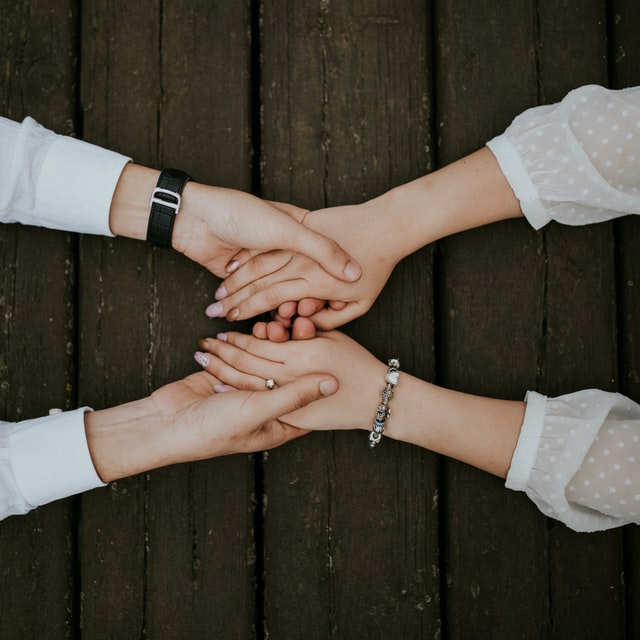
#> input picture imagetr.jpg, 640 x 640 px
$ python incContrastUsingContrastStretching.py
#> lines starting #> are read from the running program, lines starting #| are printed output that depends on the picture
from PIL import Image
# PIL library is imported to do imgOrignal manipulations

def normalizeRedChanel(intensity):
    iI = intensity
    # Here this iI holds the value of input pixel of imgOrignal.

    minI = 75
    # Here this minI hold the minimum pixel value of red channel of input imgOrignal.

    maxI = 230
    # Here this maxI hold the maximum pixel value of red channel of input imgOrignal.

    minO = 0
    # Here this minO hold the minimum pixel value of red channel that we want
    # to get in our output imgOrignal.

    maxO = 255
    # Here this maxO hold the maximum pixel value of red channel that we want
    # to get in our output imgOrignal.

    iO = (iI - minI) * (((maxO - minO) / (maxI - minI)) + minO)
    # This above if the formula for doing contrast transformation imgOrignal

    return iO

def normalizeGreenchannel(intensity):
    iI = intensity
    # Here this iI holds the value of input pixel of imgOrignal.

    minI = 90
    # Here this minI hold the minimum pixel value of green channel of input imgOrignal.

    maxI = 225
    # Here this maxI hold the maximum pixel value of green channel of input imgOrignal.

    minO = 0
    # Here this minO hold the minimum pixel value of green channel that we want
    # to get in our output imgOrignal.

    maxO = 255
    # Here this maxO hold the maximum pixel value of green channel that we want
    # to get in our output imgOrignal.

    iO = (iI - minI) * (((maxO - minO) / (maxI - minI)) + minO)

    return iO

def normalizeBluechannel(intensity):
    iI = intensity
    # Here this iI holds the value of input pixel of imgOrignal.

    minI = 100
    # Here this minI hold the minimum pixel value of blue channel of input imgOrignal.

    maxI = 210
    # Here this maxI hold the maximum pixel value of blue channel of input imgOrignal.

    minO = 0
    # Here this minO hold the minimum pixel value of blue channel that we want
    # to get in our output imgOrignal.

    maxO = 255
    # Here this maxO hold the maximum pixel value of blue channel that we want
    # to get in our output imgOrignal.

    iO = (iI - minI) * (((maxO - minO) / (maxI - minI)) + minO)

    return iO


img = Image.open("imagetr.jpg")
#> img is the input picture: PIL image 640x640 RGB; mean R, G, B 77.2, 70.6, 59.7
# This Image.open() function is used in PIL library for loading of
# specified imgOrignal from the filesystem.

multiBands = img.split()
# This above .split() method of PIL is used to split imgOrignal into
# its different channels.
# Here as our input imgOrignal is an RGB imgOrignal so, this .split() function
# splits our imgOrignal into three different images each containing a
# copy of one of the original channels (red, green,and blue).

normalizedRedChannel = multiBands[0].point(normalizeRedChanel)
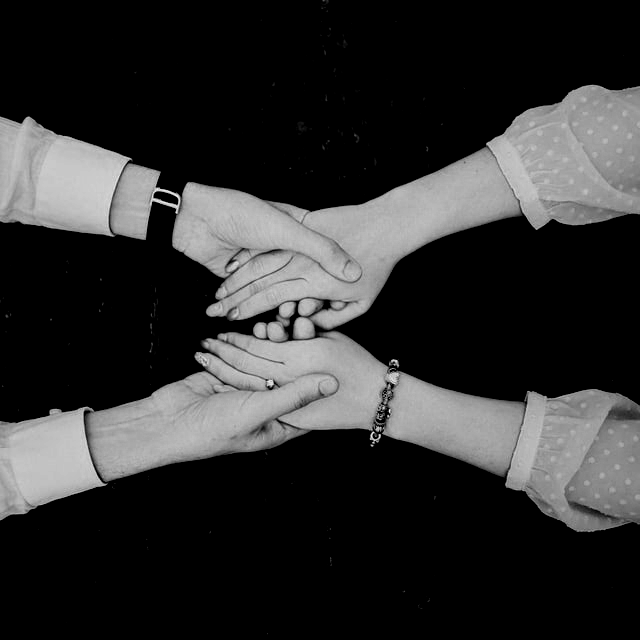
#> normalizedRedChannel: PIL image 640x640 L; min 0, max 248, mean 48.2
normalizedGreenChannel = multiBands[1].point(normalizeGreenchannel)
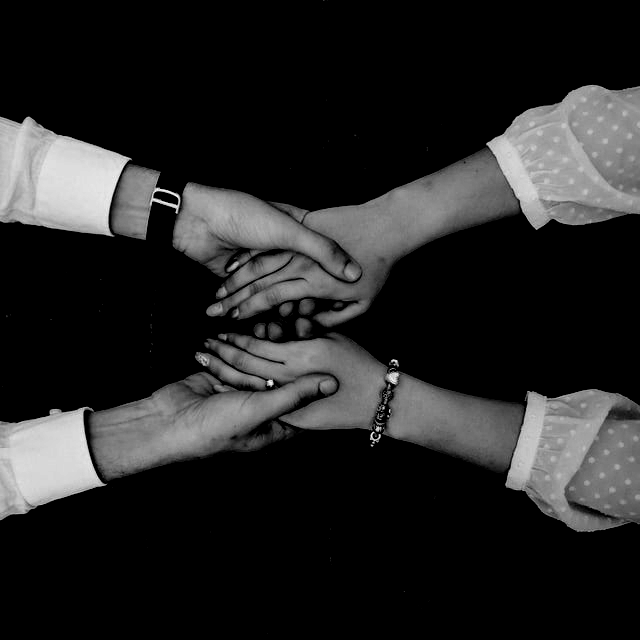
#> normalizedGreenChannel: PIL image 640x640 L; min 0, max 253, mean 37.8
normalizedBlueChannel = multiBands[2].point(normalizeBluechannel)
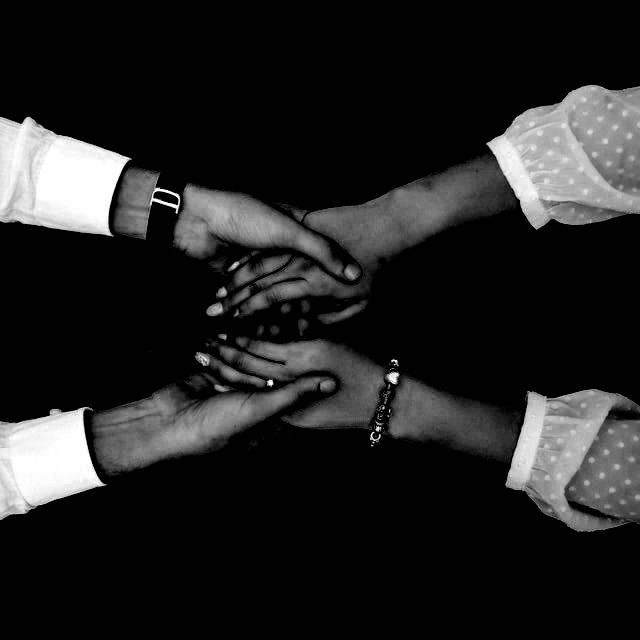
#> normalizedBlueChannel: PIL image 640x640 L; min 0, max 255, mean 34.1
# Here .point() function is used to do point operation on the
# individual pixel of each color channels of the imgOrignal.
# These point operations does the contrast Stretching of
# the each color channels of the imgOrignal.

imageWithIncreasedContrast = Image.merge("RGB", (normalizedRedChannel, normalizedGreenChannel, normalizedBlueChannel))
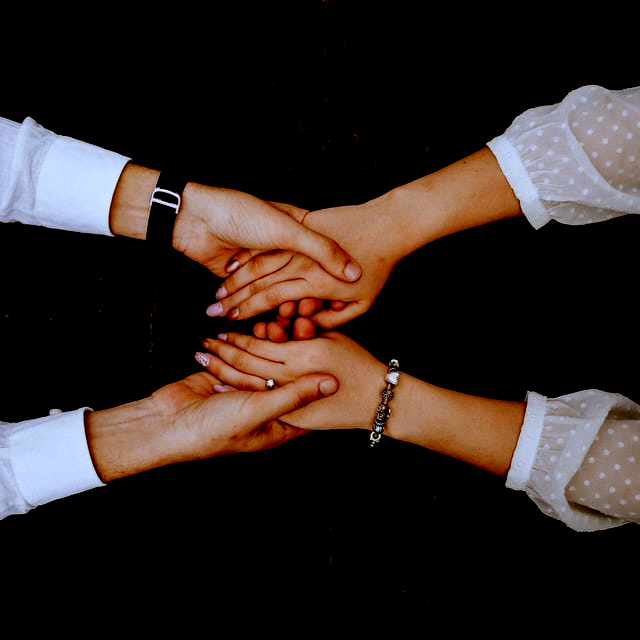
#> imageWithIncreasedContrast: PIL image 640x640 RGB; mean R, G, B 48.2, 37.8, 34.1
# This  Image.merge() fuction merges the seperated color channels back together.

img.show("Orignal Image")
# The above statement is used to display the imgOrignal before imgOrignal processing

imageWithIncreasedContrast.show("Contrast Inc Image")
# This above statement is used to show imgOrignal having its
# contrast stretched using Contrast stretching technique.

$ run again, with imagergb1.jpg copied over imagetr.jpg
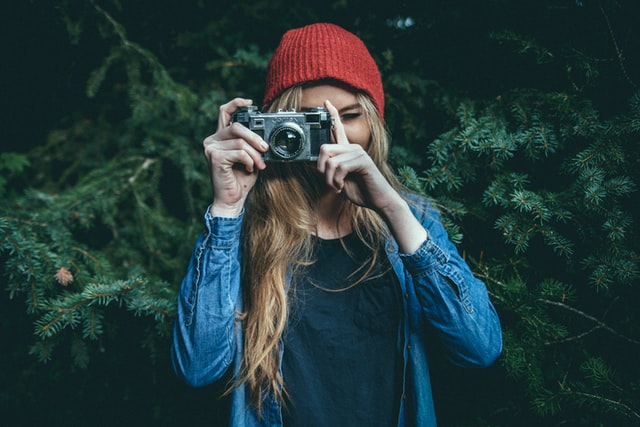
#> input picture imagergb1.jpg, 640 x 427 px
#> img is the input picture: PIL image 640x427 RGB; mean R, G, B 36.2, 57.3, 57.7
#> `normalizedBlueChannel = multiBands[2].point(normalizeBluechannel)`:
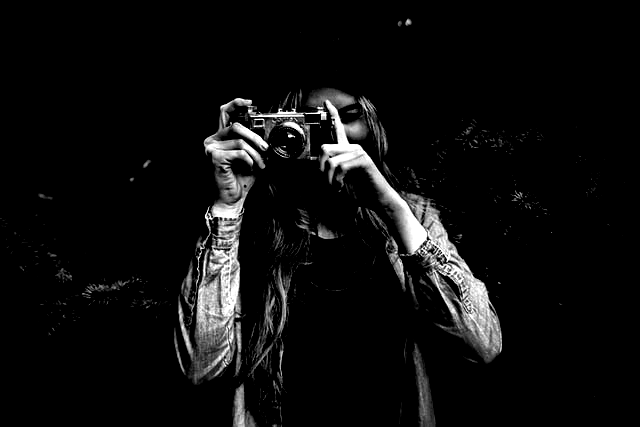
#> normalizedBlueChannel: PIL image 640x427 L; min 0, max 255, mean 14.1
#> `imageWithIncreasedContrast = Image.merge("RGB", (normalizedRedChannel,..`:
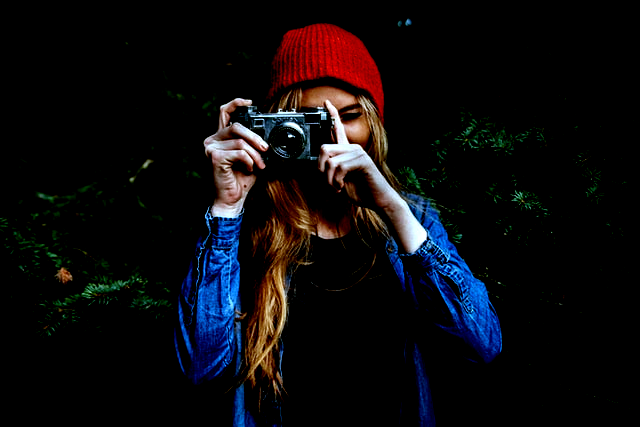
#> imageWithIncreasedContrast: PIL image 640x427 RGB; mean R, G, B 12.9, 11.2, 14.1
